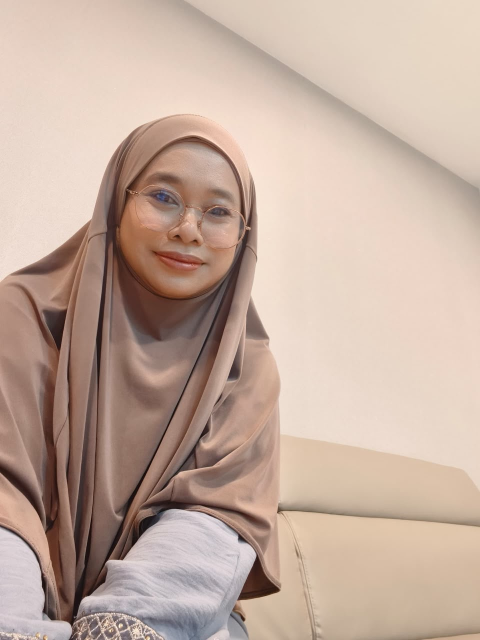
#> input picture assets/brand/sis-rose-original.jpg, 960 x 1280 px, given in place of goldcard.jpg, which was not available (shown at 1/2 size); the run also reads 1 picture not shown here
$ python render.py assets/brand/sis-rose-original.jpg
#> lines starting #> are read from the running program, lines starting #| are printed output that depends on the picture; after the words box and inside, x2 and y2 are one past the last pixel; in counts of white or black regions, pixels touching at a corner belong together
"""Render "DARI GRAM KE BAITULLAH" (1080x1920, 30 fps) as raw frames to stdout.

Usage: python3 render.py <assets_dir> | ffmpeg -f rawvideo -pix_fmt rgb24 -s 1080x1920 -r 30 -i - ...
assets_dir must contain: madinah.mp4, goldcard.jpg, kaabah.jpg, sisrose.jpg
"""
import math
import os
import subprocess
import sys

import numpy as np
from PIL import Image, ImageDraw, ImageFilter, ImageFont

W, H, FPS = 1080, 1920, 30
DUR = 32.19
A = sys.argv[1]

SERIF_B = "/usr/share/fonts/truetype/crosextra/Caladea-Bold.ttf"
SERIF_I = "/usr/share/fonts/truetype/crosextra/Caladea-Italic.ttf"
SERIF_BI = "/usr/share/fonts/truetype/crosextra/Caladea-BoldItalic.ttf"
SANS_B = "/usr/share/fonts/opentype/inter/Inter-Bold.otf"
SANS_SB = "/usr/share/fonts/opentype/inter/Inter-SemiBold.otf"
SANS_XB = "/usr/share/fonts/opentype/inter/Inter-ExtraBold.otf"

GOLD = [(255, 243, 196), (240, 205, 120), (196, 145, 52)]
GOLD_HI = (246, 210, 120)

# ----------------------------------------------------------------- easing ----
def clamp(x, a=0.0, b=1.0):
    return max(a, min(b, x))


def ease_out_cubic(x):
    x = clamp(x)
    return 1 - (1 - x) ** 3


def ease_in_out(x):
    x = clamp(x)
    return x * x * (3 - 2 * x)


def ease_out_back(x, s=1.9):
    x = clamp(x)
    return 1 + (s + 1) * (x - 1) ** 3 + s * (x - 1) ** 2


# -------------------------------------------------------------- text art ----
_font_cache = {}


# [202 lines left out: functions font, gradient_fill, text_img, ImageChops_offset, place, pop_anim and 7 more, not called in this run]


def drop_shadow(img, blur=22, alpha=0.6, dy=18):
    pad = blur * 3
    sh = Image.new("RGBA", (img.width + 2 * pad, img.height + 2 * pad), (0, 0, 0, 0))
    a = img.getchannel("A").point(lambda v: int(v * alpha))
    blk = Image.new("RGBA", img.size, (0, 0, 0, 255))
    blk.putalpha(a)
    sh.paste(blk, (pad, pad + dy), blk)
    sh = sh.filter(ImageFilter.GaussianBlur(blur))
    sh.alpha_composite(img, (pad, pad))
    return sh


# [12 lines left out: function sweep_shine, not called in this run]


# --------------------------------------------------------------- assets -----
print("loading assets", file=sys.stderr)
card_src = Image.open(os.path.join(A, "goldcard.jpg")).convert("RGB").crop((252, 347, 1030, 840))
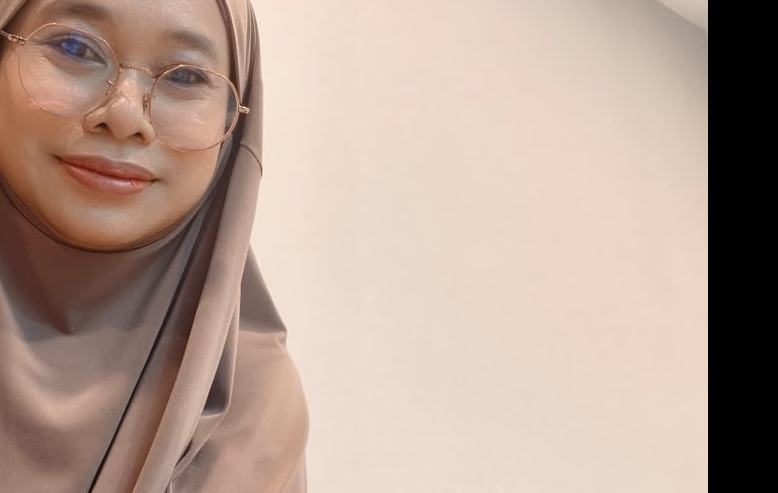
#> card_src: PIL image 778x493 RGB; mean R, G, B 182.4, 159.6, 146.8
cm = Image.new("L", card_src.size, 0)
#> cm: PIL image 778x493 L; every value is 0
ImageDraw.Draw(cm).rounded_rectangle((2, 2, card_src.width - 3, card_src.height - 3), 34, fill=255)
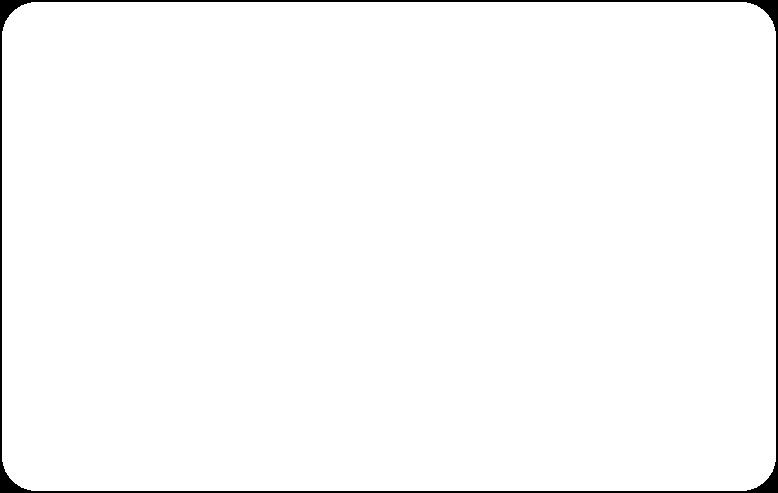
#> cm: PIL image 778x493 L; 98.4% white; 1 black region, box (x1, y1, x2, y2) and area: (0, 0, 778, 493) 6108
card = card_src.convert("RGBA")
card.putalpha(cm)
card = card.resize((900, int(900 * card.height / card.width)), Image.LANCZOS)
#> card: PIL image 900x570 RGBA
card_sh = drop_shadow(card, 26, 0.7, 22)
#> in drop_shadow, `sh = Image.new("RGBA", (img.width + 2 * pad, img.height + 2 * pad), (0..`: sh: PIL image 1056x726 RGBA; every value is 0
#> in drop_shadow, `a = img.getchannel("A").point(lambda v: int(v * alpha))`:
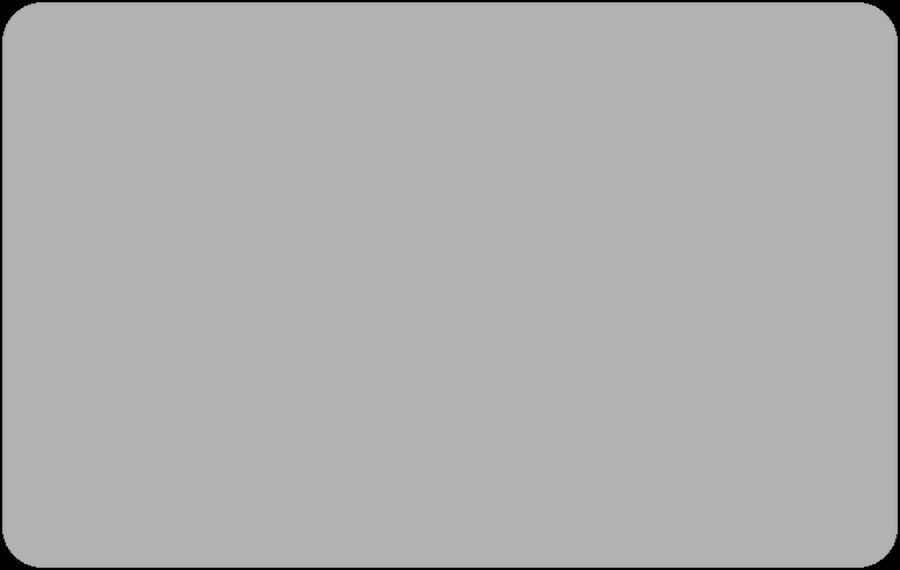
#> a: PIL image 900x570 L; min 0, max 178, mean 175.2
#> in drop_shadow, `blk.putalpha(a)`:
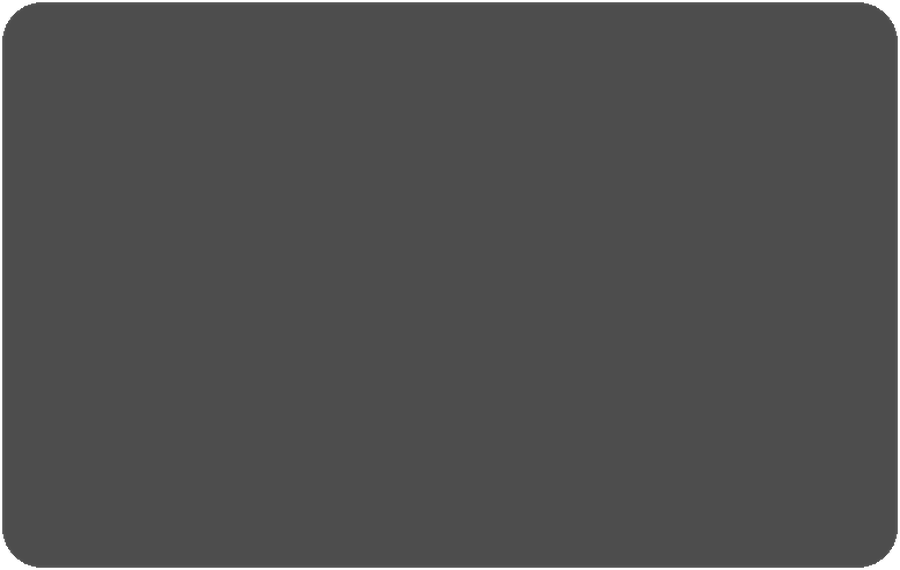
#> blk: PIL image 900x570 RGBA; mean R, G, B, A 0, 0, 0, 175.2; transparent parts drawn white
#> in drop_shadow, `sh.paste(blk, (pad, pad + dy), blk)`:
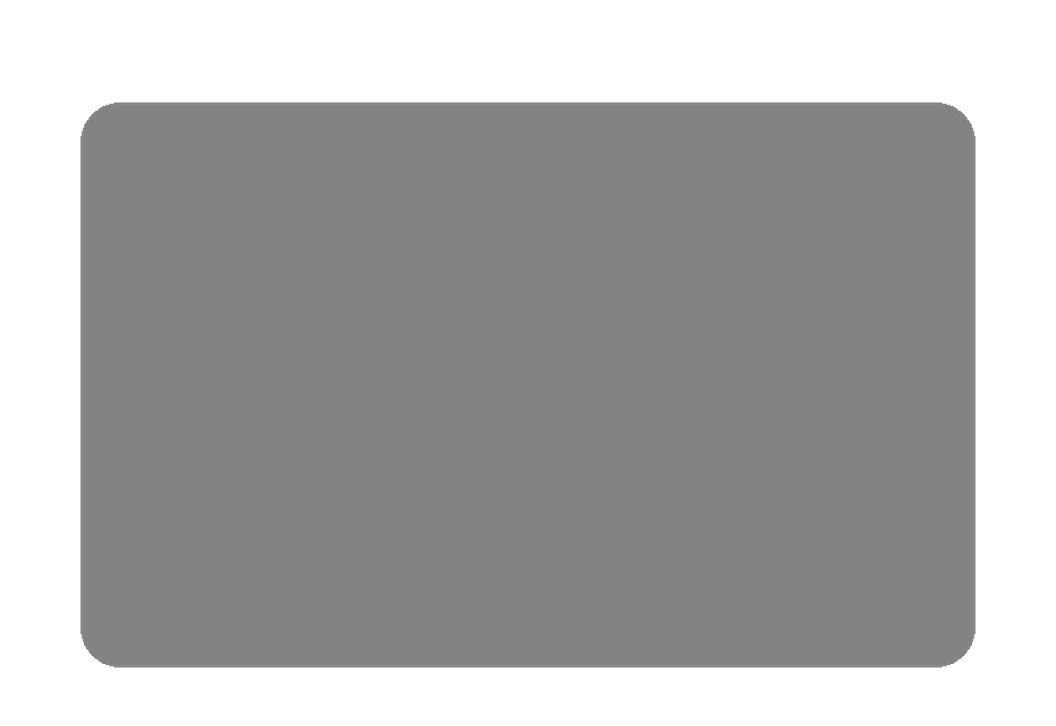
#> sh: PIL image 1056x726 RGBA; mean R, G, B, A 0, 0, 0, 81.5; transparent parts drawn white
#> in drop_shadow, `sh = sh.filter(ImageFilter.GaussianBlur(blur))`:
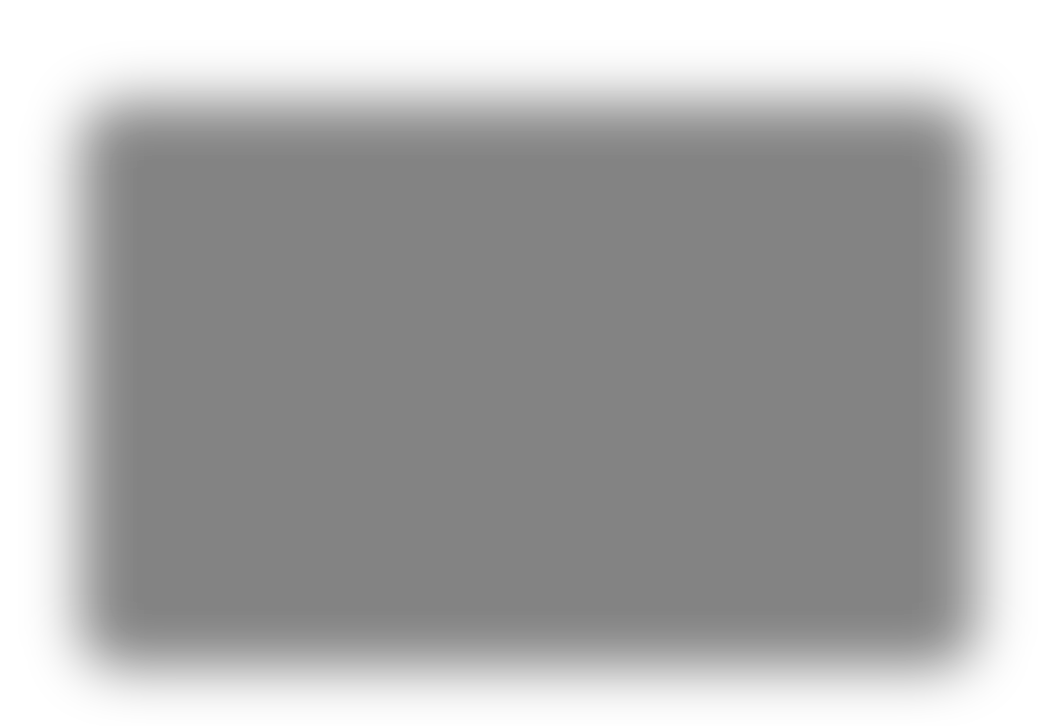
#> sh: PIL image 1056x726 RGBA; mean R, G, B, A 0, 0, 0, 81.5; transparent parts drawn white
#> in drop_shadow, `sh.alpha_composite(img, (pad, pad))`:
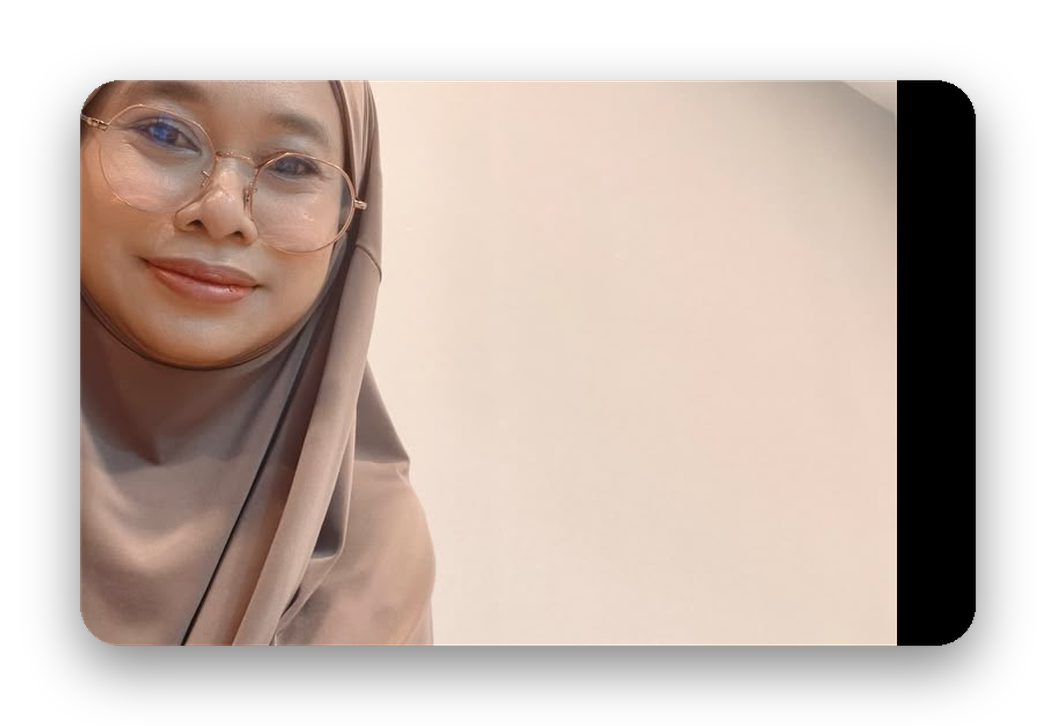
#> sh: PIL image 1056x726 RGBA; mean R, G, B, A 120.9, 105.8, 97.3, 173.6; transparent parts drawn white

#> (the run stopped early here; a loop or call above may not have finished)
